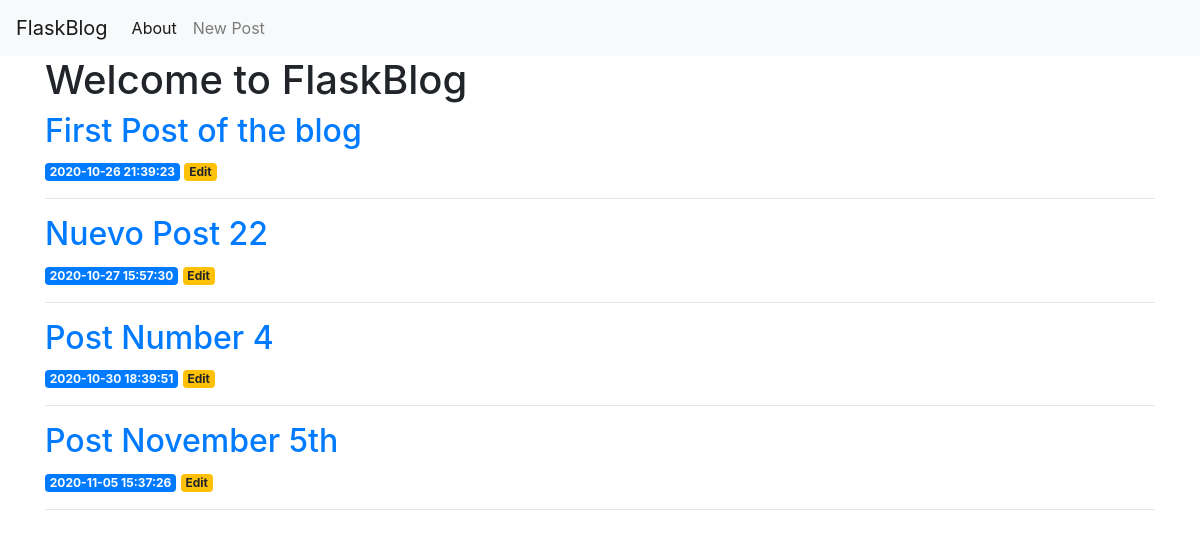
Before: / with the older database file.
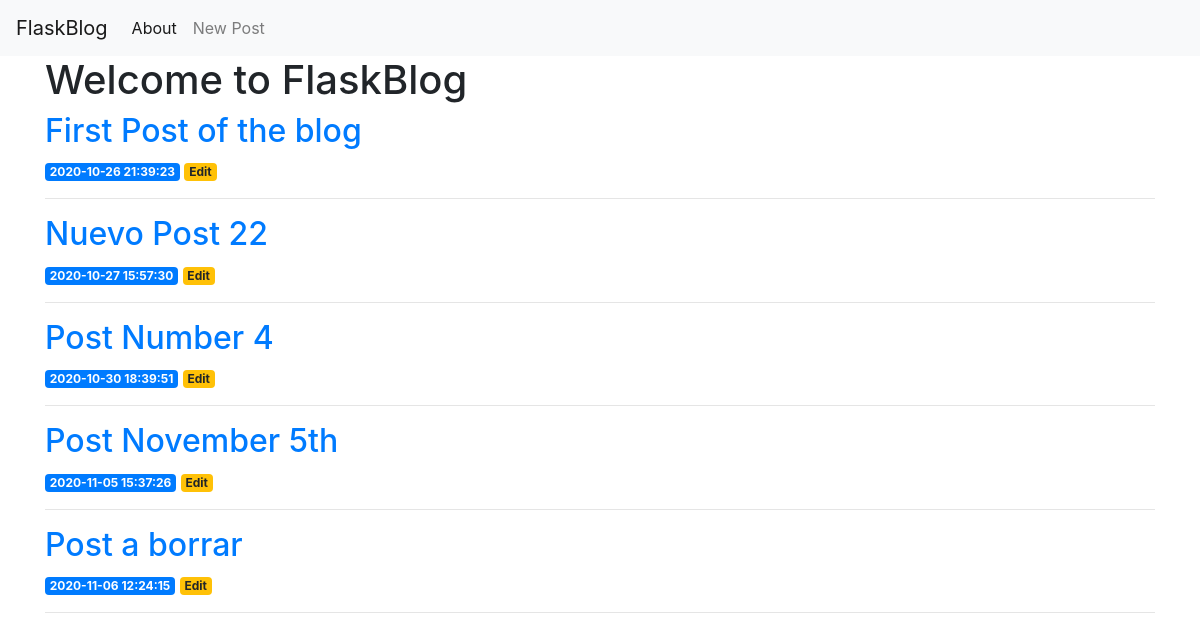
After: the same page with the newer database file.
### tables this page shows
CREATE TABLE posts (
    id INTEGER PRIMARY KEY AUTOINCREMENT,
    created TIMESTAMP NOT NULL DEFAULT CURRENT_TIMESTAMP,
    title TEXT NOT NULL,
    content TEXT NOT NULL
);

### app.py (the view)
@app.route('/') #this is a Decorator: converts Py function into Flask View Function (converts return value into http response to / url)
def index():
    conn = get_db_connection()
    """
    You execute an SQL query to select all entries from the posts table. You implement the fetchall() method to fetch
    all the rows of the query result, this will return a list of the posts you inserted into the database in the previous step.
    """
    posts = conn.execute('SELECT * FROM posts').fetchall()
    conn.close()
    """
    You return the result of rendering the index.html template
    You also pass the posts object as an argument, which contains the results you got from the database,
    this will allow you to access the blog posts in the index.html template.
    """
    return render_template('index.html', posts=posts)

### app.py (called while the page is built)
def get_db_connection():
    conn = sqlite3.connect('database.db')
    conn.row_factory = sqlite3.Row
    return conn

### templates/index.html
{% extends 'base.html' %}
{% block content %}
    <h1>{% block title %} Welcome to FlaskBlog {% endblock %}</h1>
    {% for post in posts %}
        <a href="{{ url_for('post', post_id=post['id']) }}">
            <h2>{{ post['title'] }}</h2>
        </a>
        <span class="badge badge-primary">{{ post['created'] }}</span>
		<a href="{{ url_for('edit', id=post['id']) }}">
            <span class="badge badge-warning">Edit</span>
        </a>
		<hr>
    {% endfor %}
{% endblock %}

Changed rows visible on the page:
added posts: title "Post a borrar", created "2020-11-06 12:24:15"
